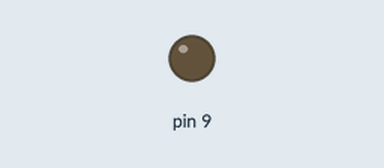
Simulated run of this sketch. Board: Arduino Uno, built with avr-gcc and run on an emulated ATmega328P. On the bench: output pins drawn as LEDs (lit = HIGH).

Above: at 0.05 s.
At 1.9 s:
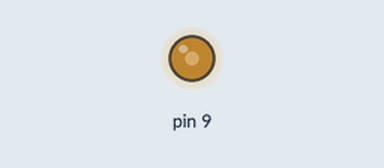
At 3.75 s:
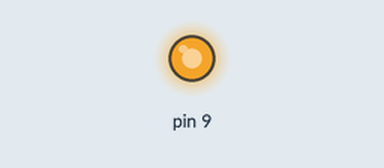
At 7.45 s:
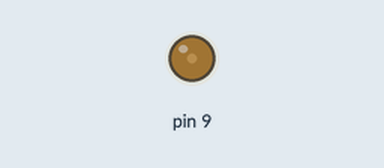
Timing chart, 0 to 10.7 s (numbered marks = the images above):
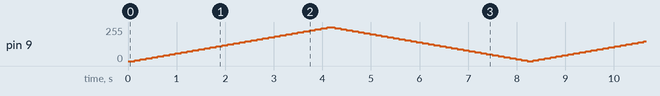

The sketch:

sketch_apr4a.ino
```cpp
void timer() {
  DDRB |= (1 << PB1);
  TCCR1A |= (1 << WGM10) | (1 << WGM11);
  TCCR1B |= (1 << WGM12);

  TCCR1B |= (1 << CS10);

  TCCR1A |= (1 << COM1A1);

  OCR1A |= 128;
}

int main(void)
{
  timer();
   while(1)
   {
      for (int brightness = 0; brightness <= 1023; brightness++) {
        OCR1A &= 0;
        OCR1A |= brightness;
        _delay_ms(4);
      }


      for (int brightness = 1023; brightness >= 0; brightness--) {
        OCR1A &= 0;
        OCR1A |= brightness;
        _delay_ms(4);
      }
    }
}
```
